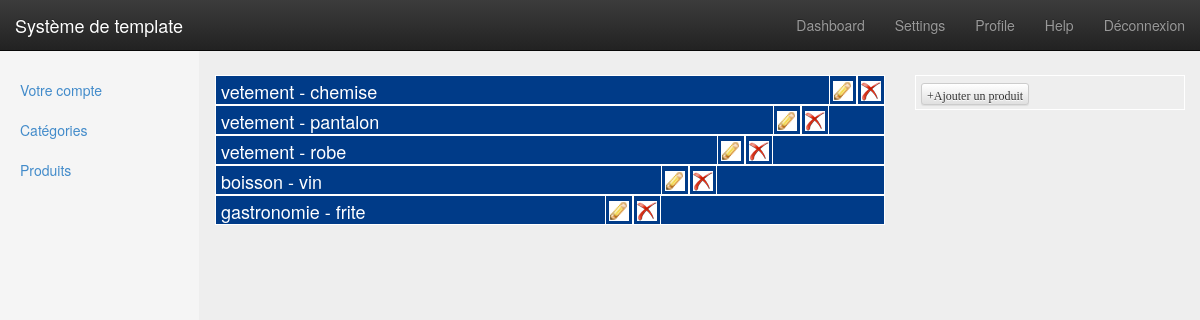
Page /admin-serou/produits.php on the committed database.
### tables this page shows
CREATE TABLE `produits` (
  `code_produit` int(11) NOT NULL,
  `lib_produit` varchar(255) NOT NULL,
  `description` text NOT NULL,
  `reduction` varchar(255) NOT NULL,
  `prix_initial` int(11) NOT NULL,
  `date_fin_promo` date NOT NULL,
  `date_debut_promo` date NOT NULL,
  `heure_debut_promo` time NOT NULL,
  `heure_fin_promo` time NOT NULL,
  `code_categorie_produit` int(11) NOT NULL,
  `code_structure` int(11) NOT NULL
);

CREATE TABLE `categorieproduits` (
  `code_categorie_produit` int(11) NOT NULL,
  `lib_categorie_produit` varchar(255) NOT NULL
);

### admin-serou/produits.php (called while the page is built, shortened)
<?php
	$page = "produits";
	require('model/Map.php');
		$map = new Map();
	$infos = $map->getInfos();
	require_once("view/vueProduits.php");

### admin-serou/model/Map.php (called while the page is built, shortened)
<?php
class Map extends BDD{
    function getInfos() {
        $bdd = parent::getBdd();
		$sql = "SELECT *";
		$sql .= " FROM produits as pd,  categorieproduits as cp";
		$sql .= " WHERE pd.code_categorie_produit = cp.code_categorie_produit";
		$sql .= " ORDER BY pd.code_categorie_produit";
        $datas = $bdd->query($sql);
		while ($resultat = $datas->fetch(PDO::FETCH_OBJ)) {
            $count[] = $resultat;
        }
		return $count;
    }
}

### admin-serou/view/vueProduits.php (the view, shortened to what this page needs)
<?php include("view/template/vueHeader.php");  ?>
	<body>
		<?php include("view/template/vueMenu.php");  ?>
		<div class="container-fluid">
			<div class="row">
				<?php include "view/template/vueSidebar.php"; ?>
				<div class="col-md-7 col-sm-7 col-sm-offset-2 markers">
					<?php foreach ($infos as $info) : ?>
					<div class="todo">
						<span class="delete deleteMarkers" id="<?php echo $info->code_produit; ?>">
							<a href="produits.php?id=<?php echo $info->code_produit; ?>">
								<img src="common/img/supprimer.gif" alt="supprimer" />
							</a>
						</span>
						<span class="update" id="<?php echo $info->code_produit;?>">
							<a href="produitsUpdate.php?id=<?php echo $info->code_produit;?>">
								<img src="common/img/modifier.gif" alt="modifier" />
							</a>
						</span>
						<h4 class="titre"><?php echo nl2br(stripslashes($info->lib_categorie_produit));?> - <?php echo nl2br(stripslashes($info->lib_produit)); ?></h4>
					</div>
					<?php endforeach; ?>
				</div>
				<div class="col-md-3 col-sm-3 ajoutMarkers">
					<h4 id="ajout">
						<button type="button" class="btn btn-default btn-xs">
							<span class="glyphicon glyphicon-plus">Ajouter un produit</span>
						</button>
					</h4>
				</div>
			</div>
	    <?php require('template/vueFooter.php'); ?>
	</body>
</html>

### admin-serou/view/template/vueHeader.php (shortened to what this page needs)
<!DOCTYPE html>
<html lang="en">
	<head>
		<link href="common/css/bootstrap.min.css" rel="stylesheet">
		<link href="common/css/bootstrap-theme.min.css" rel="stylesheet">
		<link href="common/css/admin.css" rel="stylesheet">
		<link href="common/css/style.css" rel="stylesheet">
	</head>

### admin-serou/view/template/vueMenu.php (shortened to what this page needs)
<div class="navbar navbar-inverse navbar-fixed-top" role="navigation">
		<div class="container-fluid">
			<div class="navbar-header">
				<a class="navbar-brand" href="login.php">Système de template</a>
			</div>
			<div class="navbar-collapse collapse">
				<ul class="nav navbar-nav navbar-right">
					<li><a href="#">Dashboard</a></li>
					<li><a href="#">Settings</a></li>
					<li><a href="#">Profile</a></li>
					<li><a href="#">Help</a></li>
					<li><a href="deconnection.php">Déconnexion</a></li>
				</ul>
			</div>
		</div>
	</div>

### admin-serou/view/template/vueSidebar.php
<div class="col-md-2 sidebar">
	<ul class="nav nav-sidebar">
		<li <?php if ($page == "compte"): ?> class="active" <?php endif; ?> ><a href="compte.php">Votre compte</a></li>
		<li <?php if ($page == "category"): ?> class="active" <?php endif; ?> ><a href="category.php">Catégories</a></li>
		<li <?php if ($page == "markers"): ?> class="active" <?php endif; ?> ><a href="produits.php">Produits</a></li>
	</ul>
</div>

### admin-serou/view/template/vueFooter.php (shortened to what this page needs)
	</body>
</html>

### admin-serou/common/css/admin.css (style rules this page uses)
body { padding-top: 60px; padding-bottom: 40px; background-color: #eee; }
.sidebar { display: none; }
@media (min-width: 768px) { .sidebar { position: fixed; top: 0; left: 0; bottom: 0; z-index: 1000; display: block; padding: 70px 20px 20px; background-color: #f5f5f5; border-right: 1px solid #eee; } }
.nav-sidebar { margin-left: -20px; margin-right: -21px; margin-bottom: 20px; }
.nav-sidebar > li > a { padding-left: 20px;padding-right: 20px; }

### admin-serou/common/css/style.css (style rules this page uses)
body { width: 100%; padding-top: 75px; margin: 0 auto; }
.markers .todo h4.titre { cursor: pointer; height: 30px; background: #003b88; color: white; border: solid 1px white; line-height: 30px; padding-left: 5px; margin: 0; }
.markers .todo .delete, .markers .todo .update { float: right; padding: 3px; border: solid 1px white; }
.markers .todo .delete a, .markers .todo .update a { text-decoration: none; }
.markers .todo .delete a img, .markers .todo .update a img { width: 20px; height: 20px; }
.ajoutMarkers h4#ajout { cursor: pointer; height: 35px; color: white; border: solid 1px white; line-height: 30px; padding-left: 5px; margin: 0; }

### rows in the picture
produits: categorieproduits.lib_categorie_produit "vetement", lib_produit "chemise"
produits: categorieproduits.lib_categorie_produit "vetement", lib_produit "pantalon"
produits: categorieproduits.lib_categorie_produit "vetement", lib_produit "robe"
produits: categorieproduits.lib_categorie_produit "boisson", lib_produit "vin"
produits: categorieproduits.lib_categorie_produit "gastronomie", lib_produit "frite"
